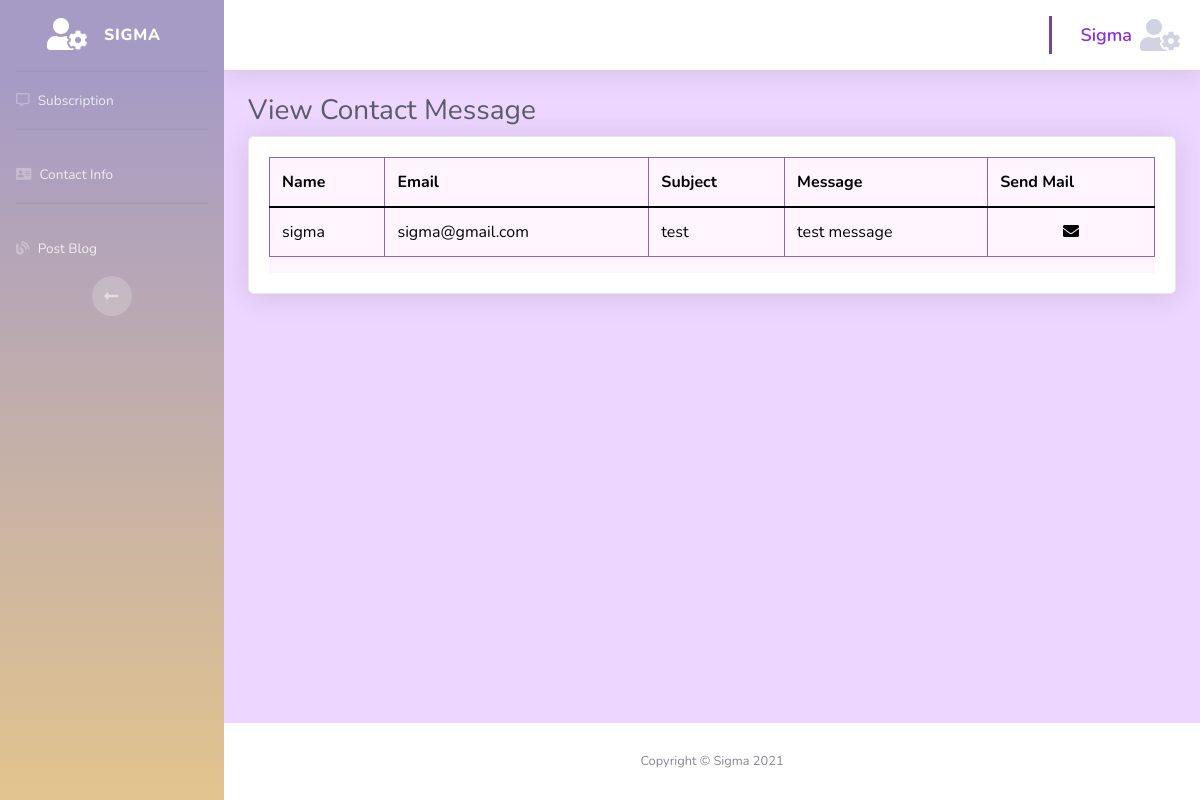
Page /contact.php (signed in) on the committed database.
### tables this page shows
CREATE TABLE `contacttable` (
  `contact_id` int(100) NOT NULL,
  `name` varchar(255) NOT NULL,
  `email` varchar(255) NOT NULL,
  `subject` varchar(255) NOT NULL,
  `cmessage` varchar(255) NOT NULL
);

### contact.php (the view, shortened to what this page needs)
<?php
include "database/database.php";
$select_sql = "SELECT * FROM contacttable";
$selectALL = $database -> query($select_sql);
?>
<!DOCTYPE html>
<html lang="en">
<head>
    <link href="vendor/fontawesome-free/css/all.min.css" rel="stylesheet" type="text/css">
    <link rel="stylesheet" href="css/custom.css">
    <link href="https://cdn.jsdelivr.net/npm/bootstrap@5.0.2/dist/css/bootstrap.min.css" rel="stylesheet"
>
    <link rel="stylesheet" href="https://use.fontawesome.com/releases/v5.15.3/css/all.css"
>
    <link href="css/technoProVer3.css" rel="stylesheet">
    <link href="vendor/datatables/dataTables.bootstrap4.css" rel="stylesheet">
</head>
<body id="page-top">
    <div id="wrapper">
        <ul class="navbar-nav bg-gradient-primary sidebar sidebar-dark accordion cbg" id="accordionSidebar">
            <a class="sidebar-brand d-flex align-items-center justify-content-center" href="admin.php">
                <div class="sidebar-brand-icon">
                    <i class="fas fa-user-cog"></i>
                </div>
                <div class="sidebar-brand-text mx-3">Sigma</div>
            </a>
            <hr class="sidebar-divider my-0">
            <li class="nav-item">
                <a class="nav-link" href="admin.php">
                    <i class="far fa-comment-alt"></i>
                    <span>Subscription</span></a>
            </li>
            <hr class="sidebar-divider">
            <li class="nav-item">
                <a class="nav-link" href="contact.php">
                <i class="fas fa-address-card"></i>
                    <span>Contact Info</span></a>
            </li>
            <hr class="sidebar-divider">
            <li class="nav-item">
                <a class="nav-link" href="postblog.php">
                <i class="fas fa-blog"></i>
                    <span>Post Blog</span></a>
            </li>
            <div class="text-center d-none d-md-inline">
                <button class="rounded-circle border-0" id="sidebarToggle"></button>
            </div>
        </ul>
        <div id="content-wrapper" class="d-flex flex-column">
            <div id="content">
                <nav class="navbar navbar-expand navbar-light bg-white topbar mb-4 static-top shadow">
                    <ul class="navbar-nav ml-auto">
                        <div class="topbar-divider d-none d-sm-block"></div>
                        <li class="nav-item dropdown no-arrow">
                            <a class="nav-link dropdown-toggle" href="#" id="userDropdown" role="button"
                                data-toggle="dropdown" aria-haspopup="true" aria-expanded="false">
                                <span
                                    class="mr-2 d-none d-lg-inline userS"><?php echo isset($_SESSION['username'])?$_SESSION['username']:""; ?></span>
                                <i class="img-profile cprofile fas fa-user-cog"></i>
                            </a>
                        </li>
                    </ul>
                </nav>
                <div class="container-fluid">
                    <h1 class="h3 mb-2 text-gray-800">View Contact Message</h1>
                    <div class="card shadow mb-4">
                        <div class="card-body">
                            <div class="table-responsive">
                                <table class="table table-bordered" id="dataTable" width="100%" cellspacing="0">
                                    <thead>
                                        <tr>
                                            <th>Name</th>
                                            <th>Email</th>
                                            <th>Subject</th>
                                            <th>Message</th>
                                            <th>Send Mail</th>
                                        </tr>
                                    </thead>
                                    <tbody>
                                        <?php if($selectALL -> num_rows>0){ ?>
                                        <?php while($grabData=$selectALL -> fetch_assoc()) {?>
                                        <tr>
                                            <td><?php echo $grabData['name'];?></td>
                                            <td><?php echo $grabData['email'];?></td>
                                            <td><?php echo $grabData['subject'];?></td>
                                            <td><?php echo $grabData['cmessage'];?></td>
                                            <td style="text-align:center;">
                                                <a href="mailto:<?php echo $grabData['email'] ?>" title="mail">
                                                    <i class="fas fa-envelope" style="color:black;"></i></a>
                                            </td>
                                        </tr>
                                        <?php }?>
                                        <?php }?>
                                    </tbody>
                                </table>
                            </div>
                        </div>
                    </div>
                </div>
            </div>
            <footer class="sticky-footer bg-white">
                <div class="container my-auto">
                    <div class="copyright text-center my-auto">
                        <span>Copyright &copy; Sigma 2021</span>
                    </div>
                </div>
            </footer>
        </div>
    </div>
</body>
</html>

### css/custom.css (style rules this page uses)
.cbg { background-image: linear-gradient(180deg, #a69bc5 10%, #e2c48d 100%) !important; background-size: cover !important; }
.cprofile { font-size: 32px; }
.userS { font-size: 18px; font-weight: 600 !important; color: blueviolet; }

### rows in the picture
contacttable: name "sigma", email "sigma@gmail.com", subject "test", cmessage "test message"

### other values in the picture
$_SESSION['username'] "Sigma"
